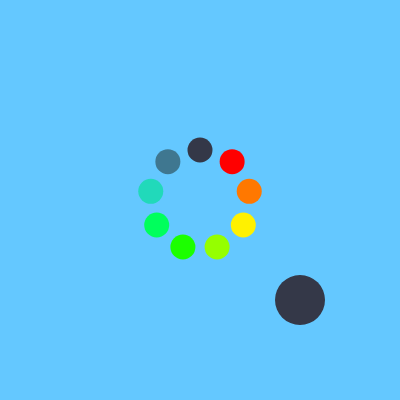
Frame 1 (no input)
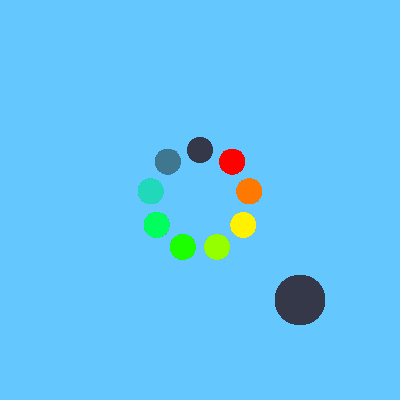
Frame 60 (no input)
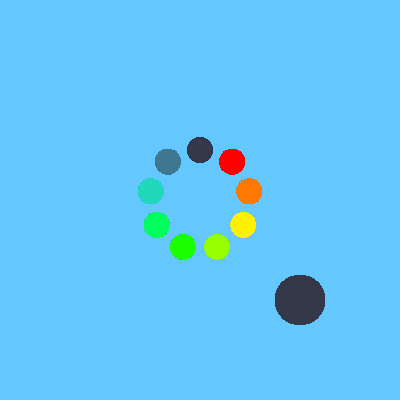
Frame 120 (the mouse pressed at the canvas centre since frame 60)

The p5.js sketch that drew these frames (run headless with seeded random() and noise() and a simulated clock; from frame 60 on, the mouse is pressed at the canvas centre):

// p5.js sketch
// ── sketch.js
let fly = [];
let fly2;
function setup() {

  createCanvas(400, 400);
	background(100, 200, 255);
      rectMode(CENTER);
  colorMode(HSB);
  angleMode(DEGREES);	// change the angle mode from radians to degrees
}
var scalar = 50;  // set the radius of circle
var startX = 200;	// set the x-coordinate for the circle center
var startY = 200;	// set the y-coordinate for the circle center
f1 = 0;
f2 = 0;
f3 = 0;
f4 = 0;
f5 = 0;
f6 = 0;
f7 = 0;
f8 = 0;
f9 = 0;
f = [0, 0, 0, 0, 0, 0, 0, 0, 0];


function draw() {

      a = 9;
  c_inc = 255/9;
  c1 = 0;
  c2 = 255;
  c3 = 255;
  
  for (let i = 0; i < a; i++){
        b = (360 * i/9) - 50;
      var x = startX + scalar * cos(b);
  var y = startY + scalar * sin(b);
        noStroke();
    fill(c1, c2, c3);
    c1 += c_inc;
    c2 -= c_inc;
    c3 -= c_inc;
    fly[i] = new Bug(x, y, 25);
    fly[i].display();
  //    angle++;
  }
    fly2 = new Bug(width * (3/4), height * (3/4), 50, 50);
    fly2.display();

  
    if (dist(mouseX, mouseY, fly2.x, fly2.y) < fly2.w1) {

  if(f[0] & f[2] & f[3] & f[4] & f[5] & f[6] & f[7] & f[8] == 1){
    	background(100);
text( 'Beorc was formed', 100, 120);
f = [0, 0, 0, 0, 0, 0, 0, 0, 0];
}
  if(f[0] & f[1] & f[2] & f[3] & f[5] & f[6] & f[7] & f[8]== 1){
    	background(100);
text( 'Mannaz was formed', 100, 120);
f = [0, 0, 0, 0, 0, 0, 0, 0, 0];
}
  if(f[0] & f[1] & f[2] & f[4] & f[6] & f[7] & f[8]== 1){
    	background(100);
text( 'Othel was formed', 100, 120);
f = [0, 0, 0, 0, 0, 0, 0, 0, 0];
} 
      
  if(f[0] & f[1] & f[2] & f[4] & f[5] & f[6] & f[7]== 1){
    	background(100);
text( 'Daeg was formed', 100, 120);
f = [0, 0, 0, 0, 0, 0, 0, 0, 0];
}    
  if(f[0] & f[1] & f[2] & f[3] & f[5] & f[6] & f[7]== 1){
    	background(100);
text( 'Ehwaz was formed', 100, 120);
f = [0, 0, 0, 0, 0, 0, 0, 0, 0];
}
  if(f[0] & f[1] & f[3] & f[5] & f[7] & f[8]== 1){
    	background(100);
text( 'Ing was formed', 100, 120);
f = [0, 0, 0, 0, 0, 0, 0, 0, 0];
}
      
  if(f[0] & f[2] & f[4] & f[6] & f[8] == 1){
    	background(100);
text( 'Jera was formed', 100, 120);
f = [0, 0, 0, 0, 0, 0, 0, 0, 0];
}
  if(f[0] &f[3] & f[5] & f[6] & f[7] == 1){
    	background(100);
text( 'Perdhro was formed', 100, 120);
f = [0, 0, 0, 0, 0, 0, 0, 0, 0];
}
  if(f[8] & f[4] & f[0] & f[1] == 1){
    	background(100);
text( 'Fehu was formed', 100, 120);
f = [0, 0, 0, 0, 0, 0, 0, 0, 0];
}
  if(f[1] & f[2] & f[4] & f[7] == 1){
    	background(100);
text( 'Uruz was formed', 100, 120);
f = [0, 0, 0, 0, 0, 0, 0, 0, 0];
}
  if(f[1] & f[2] & f[8] & f[4] == 1){
    	background(100);
text( 'Ansuz was formed', 100, 120);
f = [0, 0, 0, 0, 0, 0, 0, 0, 0];
}
  if(f[1] & f[3] & f[4] & f[8] == 1){
    	background(100);
text( 'Raidho was formed', 100, 120);
f = [0, 0, 0, 0, 0, 0, 0, 0, 0];
}
  if(f[0] & f[2] & f[5] & f[7] == 1){
    	background(100);
text( 'Gifu was formed', 100, 120);
f = [0, 0, 0, 0, 0, 0, 0, 0, 0];
}
  if(f[0] & f[2] & f[4] & f[7] == 1){
    	background(100);
text( 'Hagall was formed', 100, 120);
f = [0, 0, 0, 0, 0, 0, 0, 0, 0];
}
  if(f[1] & f[4] & f[6] & f[8] == 1){
    	background(100);
text( 'Eihwaz was formed', 100, 120);
f = [0, 0, 0, 0, 0, 0, 0, 0, 0];
}
  if(f[2] & f[3] & f[7] & f[8] == 1){
    	background(100);
text( 'Neid was formed', 100, 120);
f = [0, 0, 0, 0, 0, 0, 0, 0, 0];
}
  if(f[0] & f[1] & f[3] & f[8] == 1){
    	background(100);
text( 'Wunjo was formed', 100, 120);
f = [0, 0, 0, 0, 0, 0, 0, 0, 0];
}
  if(f[0] & f[4] & f[7] & f[8] == 1){
    	background(100);
text( 'Eolh was formed', 100, 120);
f = [0, 0, 0, 0, 0, 0, 0, 0, 0];
}
  if(f[0] & f[3] & f[7] & f[8] == 1){
    	background(100);
text( 'Tir was formed', 100, 120);
f = [0, 0, 0, 0, 0, 0, 0, 0, 0];
}
  if(f[0] & f[1] & f[4] & f[6] == 1){
    	background(100);
text( 'Sigel was formed', 100, 120);
f = [0, 0, 0, 0, 0, 0, 0, 0, 0];
}
   if(f[1] & f[3] & f[8] == 1){
    	background(100);
text( 'Lagaz was formed', 100, 120);
f = [0, 0, 0, 0, 0, 0, 0, 0, 0];
}  
  if(f[1] & f[4] & f[8] == 1){
    	background(100);
text( 'Thurisaz was formed', 100, 120);
f = [0, 0, 0, 0, 0, 0, 0, 0, 0];
}
  if(f[4] & f[6] & f[8] == 1){
    	background(100);
text( 'Kenaz was formed', 100, 120);
f = [0, 0, 0, 0, 0, 0, 0, 0, 0];
}
  if(f[5] & f[2] & f[8]== 1){
    	background(100);
text( 'triangle was formed', 100, 120);
f = [0, 0, 0, 0, 0, 0, 0, 0, 0];
}
  if(f[4] & f[8] == 1){
    	background(100);
text( 'Isa was formed', 100, 120);
f = [0, 0, 0, 0, 0, 0, 0, 0, 0];
}   
    }  
  
}

function mousePressed(){
for(let i = 0; i < 9; i++){

    if (dist(mouseX, mouseY, fly[i].x, fly[i].y) < fly[i].w1) {
      push();

      f[i] = 1;
      pop();
    }

}
  
}

// ── bug.js
class Bug {
  constructor(tempx, tempy, tempw1) {
    this.x = tempx;
    this.y = tempy;
    this.w1 = tempw1;
  }

  display() {
    ellipse(this.x, this.y, this.w1, this.w1);
  }


}
